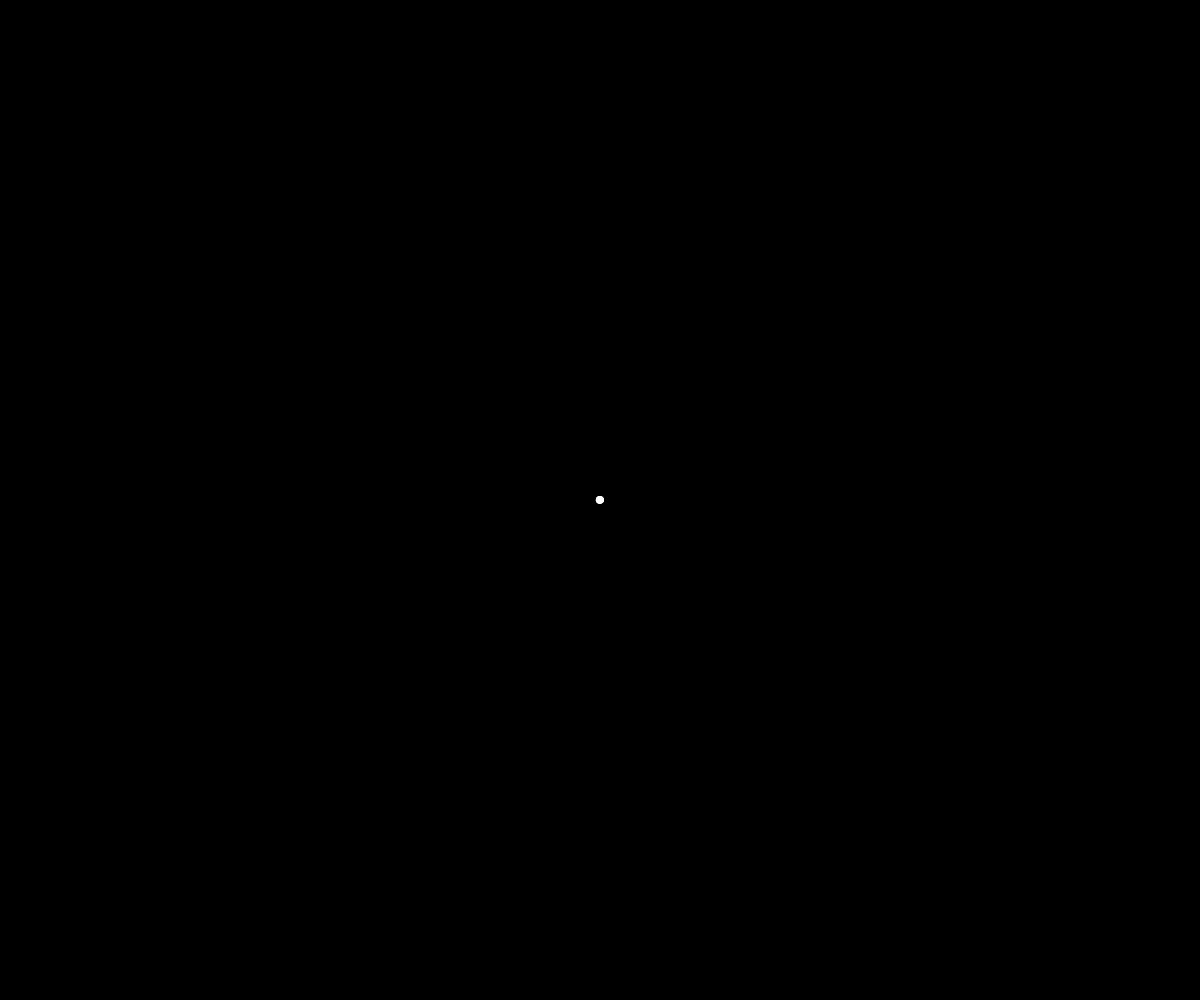
Frame 1 (no input)
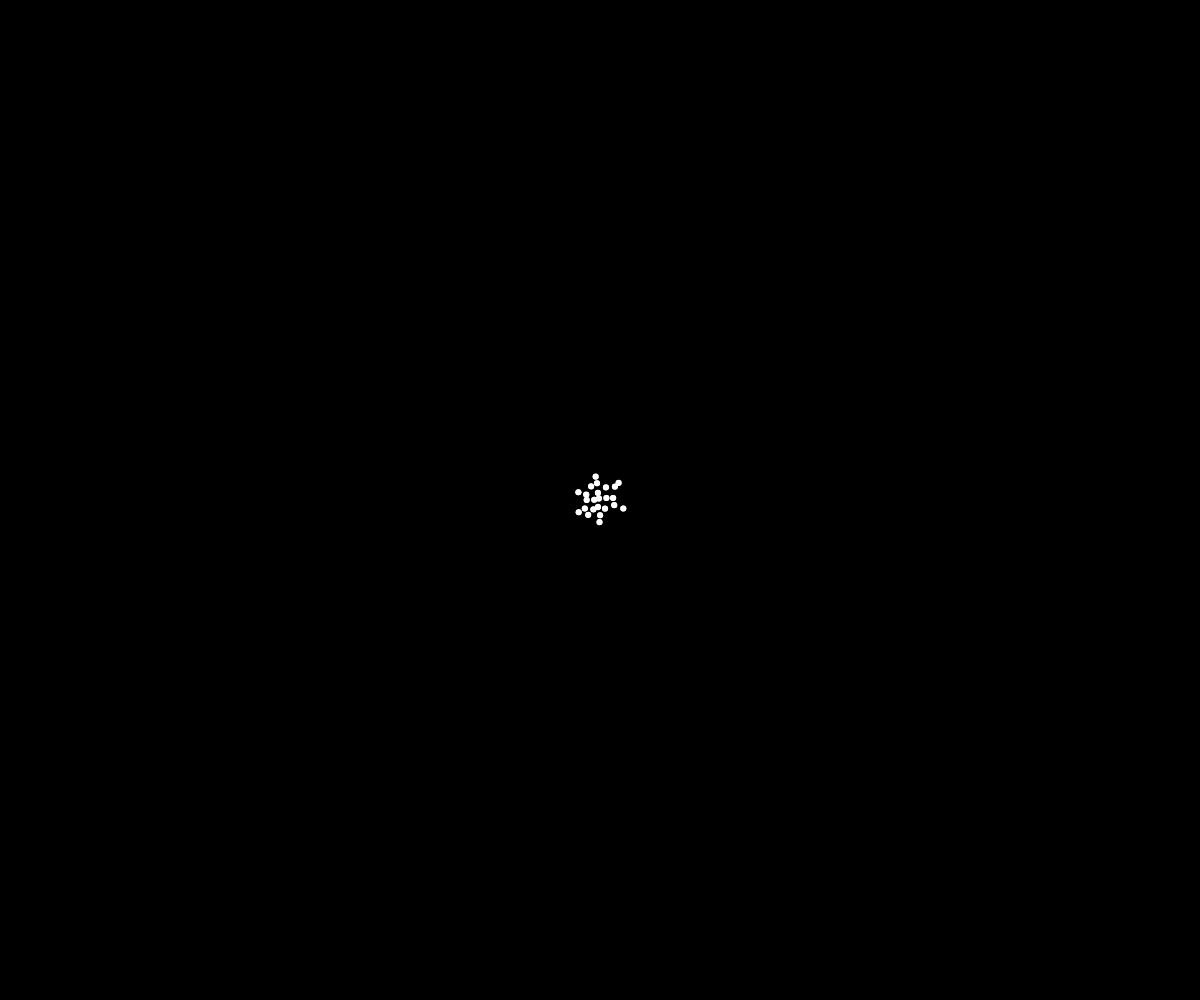
Frame 60 (no input)
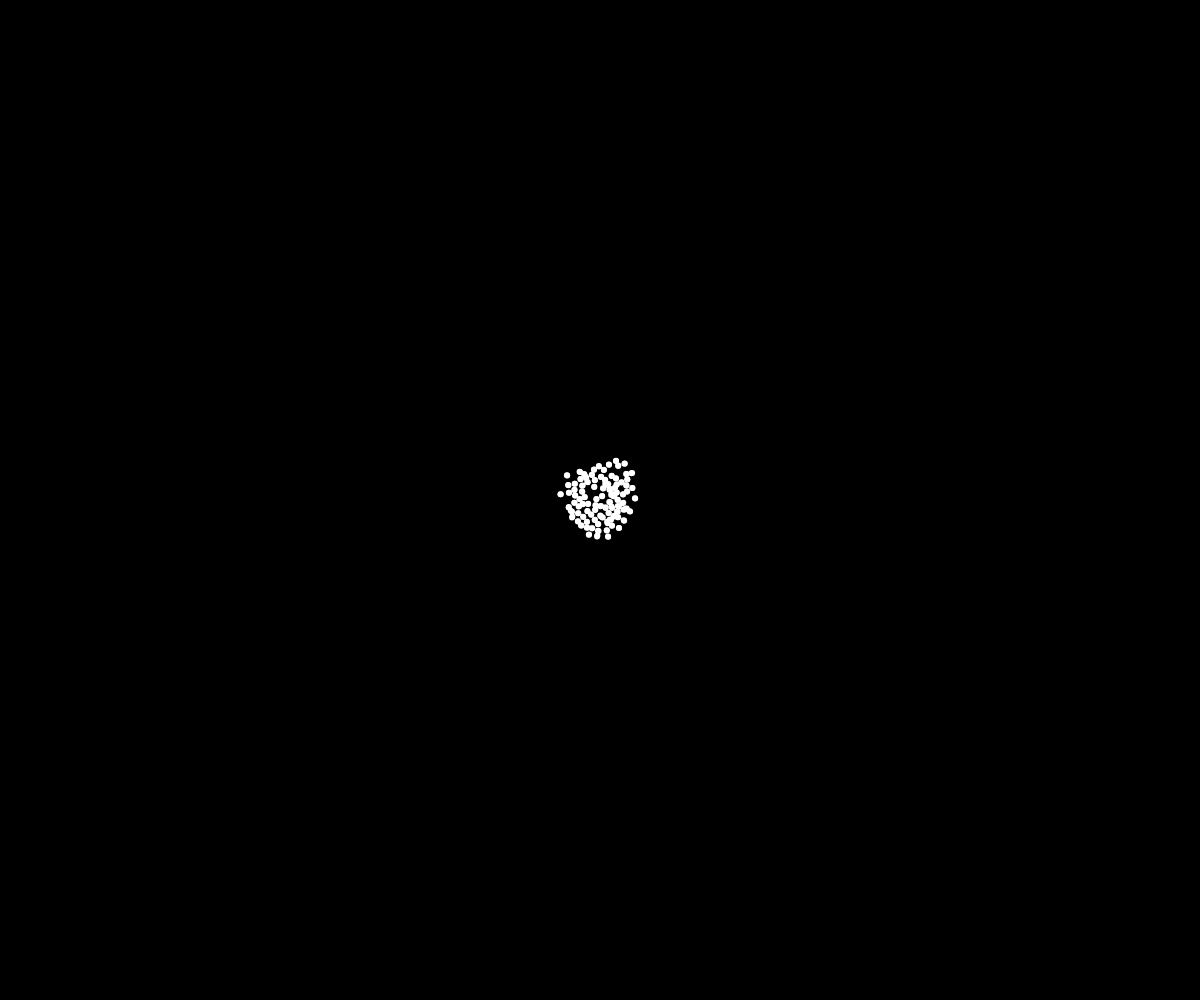
Frame 120 (the mouse pressed at the canvas centre since frame 60)

The p5.js sketch that drew these frames (run headless with seeded random() and noise() and a simulated clock; from frame 60 on, the mouse is pressed at the canvas centre):

// p5.js sketch
// ── sketch.js
let center;
let vehicles =[];
let terminators = [];
let extraCanvas;
let app;
let graphics;
let inR = 400;
let ouR = 500;


function randPointInR(radius, pointX, pointY){
  a = random() * 2 * PI;
  r = radius * sqrt(random());
  let point = createVector(r * cos(a), r * sin(a)).add(pointX, pointY);

  return point;
}
function randPointInRing(radius1, radius2, pointX, pointY){
  theta = random(0,360);
  dist = sqrt(random()*(sq(radius1)- sq(radius2))+sq(radius2));
  x =  dist * cos(theta);
  y =  dist * sin(theta);
  let point = createVector(x,y).add(pointX, pointY);
  return point;
}


function setup() {


  p5.disableFriendlyErrors = true;
  //center = createVector(0, 0); //center in GL
  center = createVector(windowWidth/2, windowHeight/2); //center in Canvas
  createCanvas(windowWidth,windowHeight);
  noStroke();

  vehicles = [];
  for(i = 0; i<12; i++){
    let target = randPointInR(200, center.x, center.y);
    let toAdd = new Vehicle(center.x, center.y, target.x, target.y)
    toAdd.velocity = createVector(sin(i),cos(i));

    vehicles.push(toAdd)
  }
}

function keyPressed(){
  if (keyCode === 32){ setup();}// 32 = Space
  if (keyCode === 38){


}// 38 = ArrowUp
  if (keyCode === 40){}; // 40 = ArrowDown
}

function draw(){
background(0);
   //console.log("is running");
    if (frameCount % 240 == 0){
      for (var i = 0; i < vehicles.length; i++) {
        vehicles[i].fear += 20;
      }
    }
    if (frameCount % 30 == 0 &&vehicles.length<=500) {
     let actLength = vehicles.length;
     for(i = 0; i<actLength; i++){
        //let target = randPointInR(200, center.x, center.y);
        let toAdd = new Vehicle(vehicles[i].position.x, vehicles[i].position.y);
        //toAdd.velocity = vehicles[i].velocity.mult(random(-1.1,1.1));

        vehicles.push(toAdd);

    }
  }


    for (var i = 0; i < vehicles.length; i++) {
      vehic = vehicles[i]
      vehic.flee(vehicles);
    //  vehic.seek(vehicles);
      vehic.update();
      vehic.show();
    }

}

// ── vehicle.js

class Vehicle {
  constructor(posX, posY, targX, targY, velX, velY) {

    this.target = createVector(targX, targY);
    this.position = createVector(posX, posY);
    this.velocity = createVector(velX, velY);
    this.acceleration = createVector();
    this.maxSpeed = 40;
    this.maxForce = 0.2;
    this.found = false;
    this.terminator = false;
  //  this.history = [];
    this.arriveR = 50;
    this.fear = 5;
    this.lastPosition = createVector(posX, posY);

}

  applyForce(vecForce){
    this.acceleration = vecForce;
  }
  seek(){
    let desired = p5.Vector.sub(this.target, this.position);
    if(desired.mag() < this.arriveR && desired.mag() > this.arriveR - 2){
      this.found = true;
    }
    else {
      this.found = false;
    }
    if(desired.mag() < this.arriveR){
      let m = map(desired.mag(),0,this.arriveR,0,this.maxSpeed);
      desired.setMag(m);
    }
      else{
        desired.setMag(this.maxSpeed);
      }
    let steer = p5.Vector.sub(desired, this.velocity);
    steer.setMag(this.maxForce);
    this.applyForce(steer);
  }

  flee(enemies){

    let sum = createVector();
    let count = 0;
    for (var i = 0; i < enemies.length; i++) {
      let enemy = enemies[i]
      let d = p5.Vector.dist(enemy.position, this.position)
      if((d > 0) && (d < this.fear)){
        let diff = p5.Vector.sub(this.position, enemy.position);
        diff.normalize();
        diff.div(d)
        sum.add(diff);
        count++;
    }
  }
    //sum.div(count);
    sum.setMag(this.maxSpeed)
    let desired = p5.Vector.sub(this.target, this.position);
    let steer = p5.Vector.sub(sum, this.velocity);
    steer.setMag(this.maxForce);
    this.applyForce(steer);

  }

  update(){

    this.velocity.add(this.acceleration);
    this.position.add(this.velocity);
    this.acceleration.mult(0);

    //  this.history.push(createVector(this.position.x, this.position.y));

}
show(){

//  fill(sin(frameCount*0.05)*127+127);

  circle(this.position.x, this.position.y, windowWidth/200);
}

}
